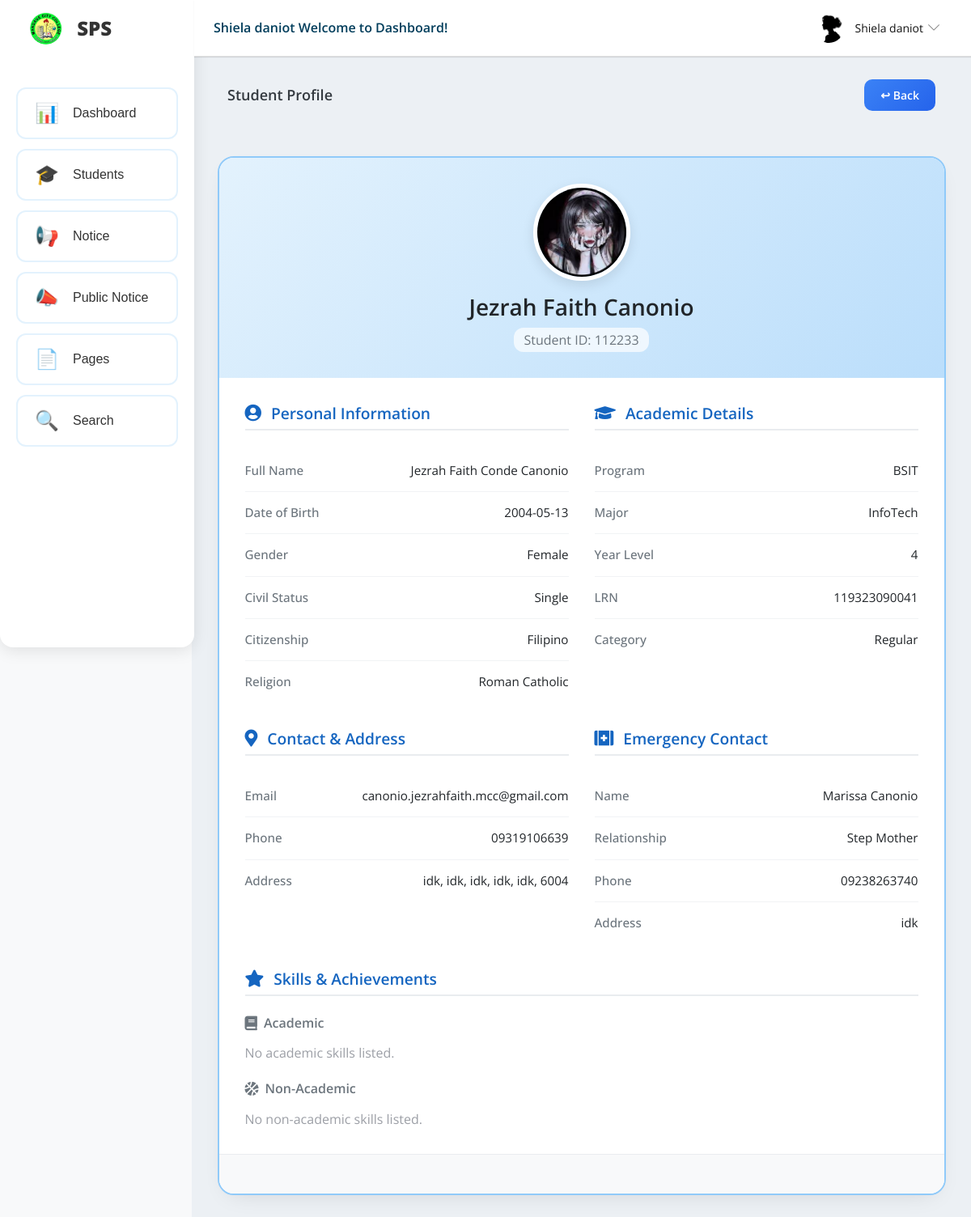
The page /staff/view-student.php?viewid=3 (signed in) on the database as committed earlier.
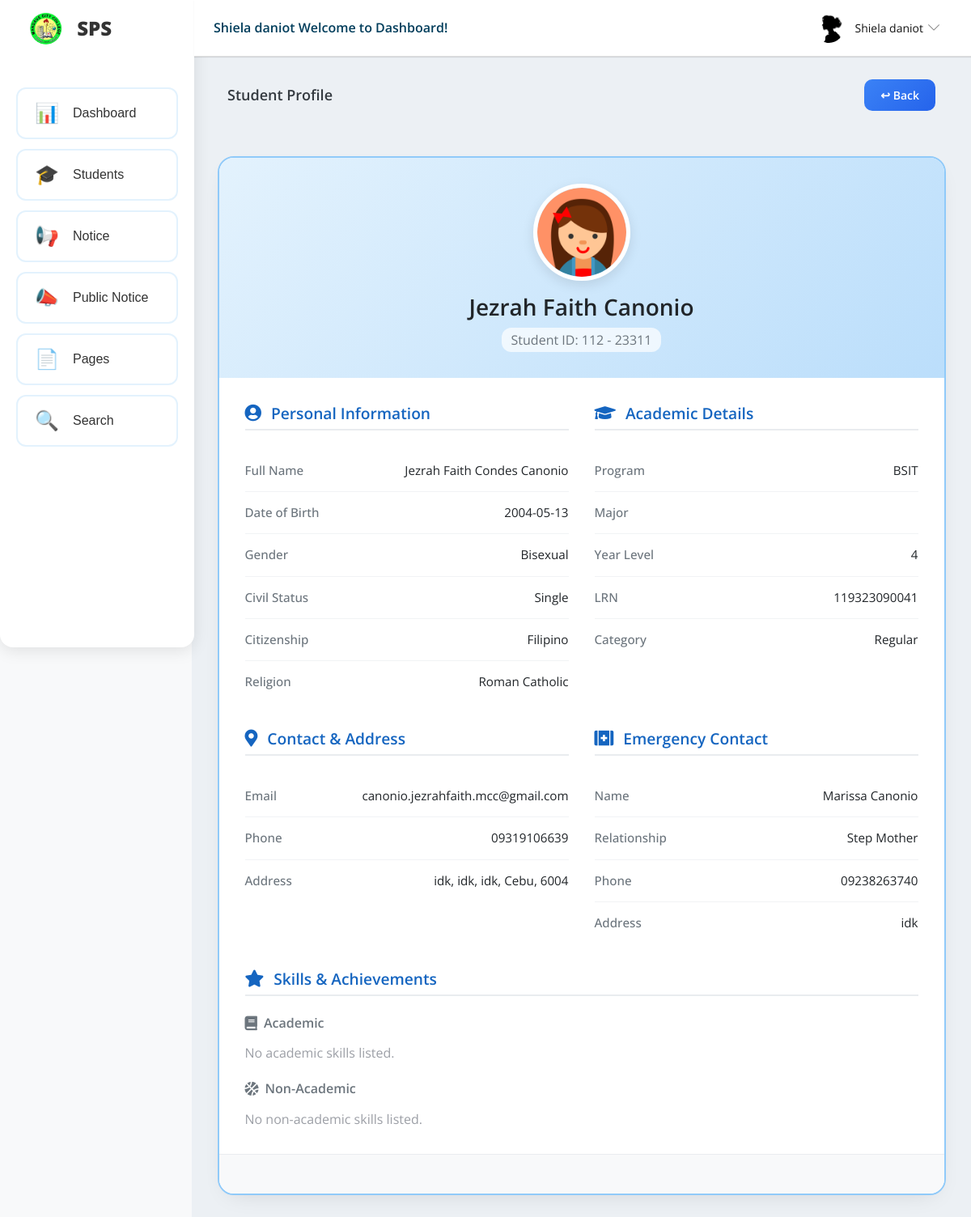
The same page on the database as committed later.
### tables this page shows
CREATE TABLE `tblstudent` (
  `ID` int(11) NOT NULL,
  `StuID` varchar(50) NOT NULL,
  `FamilyName` varchar(100) NOT NULL,
  `FirstName` varchar(100) NOT NULL,
  `MiddleName` varchar(100) DEFAULT NULL,
  `Program` varchar(100) NOT NULL,
  `Major` varchar(100) DEFAULT NULL,
  `LearnersReferenceNo` varchar(50) DEFAULT NULL,
  `DOB` date NOT NULL,
  `PlaceOfBirth` varchar(255) DEFAULT NULL,
  `Gender` varchar(10) NOT NULL,
  `CivilStatus` varchar(50) DEFAULT NULL,
  `Religion` varchar(100) DEFAULT NULL,
  `Height` varchar(10) DEFAULT NULL,
  `Weight` varchar(10) DEFAULT NULL,
  `Citizenship` varchar(50) DEFAULT NULL,
  `FathersName` varchar(100) DEFAULT NULL,
  `MothersMaidenName` varchar(100) DEFAULT NULL,
  `BuildingHouseNumber` varchar(255) DEFAULT NULL,
  `StreetName` varchar(255) DEFAULT NULL,
  `Barangay` varchar(255) DEFAULT NULL,
  `CityMunicipality` varchar(255) DEFAULT NULL,
  `Province` varchar(255) DEFAULT NULL,
  `PostalCode` varchar(20) DEFAULT NULL,
  `ContactNumber` varchar(15) DEFAULT NULL,
  `EmailAddress` varchar(100) DEFAULT NULL,
  `EmergencyContactPerson` varchar(100) DEFAULT NULL,
  `EmergencyRelationship` varchar(50) DEFAULT NULL,
  `EmergencyContactNumber` varchar(15) DEFAULT NULL,
  `EmergencyAddress` text DEFAULT NULL,
  `Category` set('New Freshman','Continuing/Returnee','Shiftee','Second Degree','Regular','Irregular') NOT NULL,
  `YearLevel` enum('1','2','3','4') DEFAULT NULL,
  `Password` varchar(255) NOT NULL,
  `Image` varchar(255) DEFAULT NULL,
  `Academic` longtext DEFAULT NULL,
  `NonAcademic` longtext DEFAULT NULL,
  `Status` tinyint(1) NOT NULL DEFAULT 1
);

### staff/view-student.php (the view, shortened to what the changed rows need)
<?php
include('includes/dbconnection.php');
$viewid = isset($_GET['viewid']) ? trim($_GET['viewid']) : '';
?>
<!DOCTYPE html>
<html lang="en">
<head>
  <link rel="stylesheet" href="vendors/simple-line-icons/css/simple-line-icons.css">
  <link rel="stylesheet" href="vendors/flag-icon-css/css/flag-icon.min.css">
  <link rel="stylesheet" href="vendors/css/vendor.bundle.base.css">
  <link rel="stylesheet" href="./css/style.css">
  <link rel="stylesheet" href="https://cdnjs.cloudflare.com/ajax/libs/font-awesome/5.15.4/css/all.min.css">
  <link rel="stylesheet" href="./css/style(v2).css">
  <link rel="stylesheet" href="./css/responsive.css">
</head>
<body>
  <div class="container-scroller">
    <?php include_once('includes/header.php'); ?>
    <div class="container-fluid page-body-wrapper">
      <div class="main-panel">
        <div class="content-wrapper">
          <div class="row justify-content-center">
            <div class="col-12">
              <?php
              if (ctype_digit($viewid)) {
                $sql = "SELECT StuID, FamilyName, FirstName, MiddleName, Program, Major, LearnersReferenceNo, DOB, PlaceOfBirth, Gender, CivilStatus, Religion, Height, Weight, Citizenship, FathersName, MothersMaidenName, BuildingHouseNumber, StreetName, Barangay, CityMunicipality, Province, PostalCode, ContactNumber, EmailAddress, EmergencyContactPerson, EmergencyRelationship, EmergencyContactNumber, EmergencyAddress, Category, YearLevel, Image, Academic, NonAcademic FROM tblstudent WHERE ID = :viewid LIMIT 1";
                $query = $dbh->prepare($sql);
                $query->bindValue(':viewid', (int) $viewid, PDO::PARAM_INT);
              }
              $query->execute();
              $row = $query->fetch(PDO::FETCH_OBJ);
              if ($row) { ?>
                <div class="profile-card">
                  <div class="profile-header">
                    <?php
                    if (!empty($row->Image)) {
                        echo '<img src="../admin/images/' . htmlentities($row->Image) . '" alt="Profile Picture" class="profile-avatar">';
                    }
                    ?>
                    <h1 class="profile-name"><?php echo htmlentities($row->FirstName . " " . $row->FamilyName); ?></h1>
                    <div class="profile-id">Student ID: <?php echo htmlentities($row->StuID); ?></div>
                  </div>
                  <div class="profile-body">
                    <div class="profile-section">
                      <h5 class="profile-section-title"><i class="fas fa-user-circle"></i>Personal Information</h5>
                      <ul class="profile-info-list">
                        <li><span class="info-label">Full Name</span> <span
                            class="info-value"><?php echo htmlentities(trim($row->FirstName . ' ' . $row->MiddleName . ' ' . $row->FamilyName)); ?></span>
                        </li>
                        <li><span class="info-label">Date of Birth</span> <span
                            class="info-value"><?php echo htmlentities($row->DOB); ?></span></li>
                        <li><span class="info-label">Gender</span> <span
                            class="info-value"><?php echo htmlentities($row->Gender); ?></span></li>
                        <li><span class="info-label">Civil Status</span> <span
                            class="info-value"><?php echo htmlentities($row->CivilStatus); ?></span></li>
                        <li><span class="info-label">Citizenship</span> <span
                            class="info-value"><?php echo htmlentities($row->Citizenship); ?></span></li>
                        <li><span class="info-label">Religion</span> <span
                            class="info-value"><?php echo htmlentities($row->Religion); ?></span></li>
                      </ul>
                    </div>
                    <div class="profile-section">
                      <h5 class="profile-section-title"><i class="fas fa-graduation-cap"></i>Academic Details</h5>
                      <ul class="profile-info-list">
                        <li><span class="info-label">Program</span> <span
                            class="info-value"><?php echo htmlentities($row->Program); ?></span></li>
                        <li><span class="info-label">Major</span> <span
                            class="info-value"><?php echo htmlentities($row->Major); ?></span></li>
                        <li><span class="info-label">Year Level</span> <span
                            class="info-value"><?php echo htmlentities($row->YearLevel); ?></span></li>
                        <li><span class="info-label">LRN</span> <span
                            class="info-value"><?php echo htmlentities($row->LearnersReferenceNo); ?></span></li>
                        <li><span class="info-label">Category</span> <span
                            class="info-value"><?php echo htmlentities($row->Category); ?></span></li>
                      </ul>
                    </div>
                    <div class="profile-section">
                      <h5 class="profile-section-title"><i class="fas fa-map-marker-alt"></i>Contact & Address</h5>
                      <ul class="profile-info-list">
                        <li><span class="info-label">Email</span> <span
                            class="info-value"><?php echo htmlentities($row->EmailAddress); ?></span></li>
                        <li><span class="info-label">Phone</span> <span
                            class="info-value"><?php echo htmlentities($row->ContactNumber); ?></span></li>
                        <li><span class="info-label">Address</span> <span class="info-value">
                            <?php
                            $address = implode(', ', array_filter([
                              $row->BuildingHouseNumber,
                              $row->StreetName,
                              $row->Barangay,
                              $row->CityMunicipality,
                              $row->Province,
                              $row->PostalCode
                            ]));
                            echo htmlentities($address ?: 'N/A');
                            ?>
                          </span></li>
                      </ul>
                    </div>
                    <div class="profile-section">
                      <h5 class="profile-section-title"><i class="fas fa-first-aid"></i>Emergency Contact</h5>
                      <ul class="profile-info-list">
                        <li><span class="info-label">Name</span> <span
                            class="info-value"><?php echo htmlentities($row->EmergencyContactPerson); ?></span></li>
                        <li><span class="info-label">Relationship</span> <span
                            class="info-value"><?php echo htmlentities($row->EmergencyRelationship); ?></span></li>
                        <li><span class="info-label">Phone</span> <span
                            class="info-value"><?php echo htmlentities($row->EmergencyContactNumber); ?></span></li>
                        <li><span class="info-label">Address</span> <span
                            class="info-value"><?php echo htmlentities($row->EmergencyAddress); ?></span></li>
                      </ul>
                    </div>
                    <div class="profile-section" style="grid-column: 1 / -1;">
                      <h5 class="profile-section-title"><i class="fas fa-star"></i>Skills & Achievements</h5>
                      <div class="skills-container">
                        <div class="skill-category">
                          <h6 class="skill-category-title"><i class="fas fa-book"></i>Academic</h6>
                          <div class="skill-tags">
                            <?php
                            $academic_skills = !empty($row->Academic) ? array_map('trim', explode(',', $row->Academic)) : [];
                            if (!empty($academic_skills)) {
                              foreach ($academic_skills as $skill) {
                                echo '<span class="skill-tag">' . htmlentities($skill) . '</span>';
                              }
                            } else {
                              echo '<span class="text-muted">No academic skills listed.</span>';
                            }
                            ?>
                          </div>
                        </div>
                        <div class="skill-category">
                          <h6 class="skill-category-title"><i class="fas fa-basketball-ball"></i>Non-Academic</h6>
                          <div class="skill-tags">
                            <?php
                            $non_academic_skills = !empty($row->NonAcademic) ? array_map('trim', explode(',', $row->NonAcademic)) : [];
                            if (!empty($non_academic_skills)) {
                              foreach ($non_academic_skills as $skill) {
                                echo '<span class="skill-tag">' . htmlentities($skill) . '</span>';
                              }
                            } else {
                              echo '<span class="text-muted">No non-academic skills listed.</span>';
                            }
                            ?>
                          </div>
                        </div>
                      </div>
                    </div>
                  </div>
                  <div class="profile-footer">
                  </div>
                </div>
              <?php } else {
                echo "<div class='alert alert-danger'>Student not found.</div>";
              } ?>
            </div>
          </div>
        </div>
      </div>
    </div>
</body>
</html>

Rows that differ between the two databases and show on the page:
changed tblstudent "Jezrah Faith Canonio": Image: a different picture; StuID "112233" → "112 - 23311"; FirstName+MiddleName+FamilyName "Jezrah Faith Conde Canonio" → "Jezrah Faith Condes Canonio"; Gender "Female" → "Bisexual"; BuildingHouseNumber+StreetName+Barangay "idk, idk, idk, idk, idk, 6004" → "idk, idk, idk, Cebu, 6004"; Major "InfoTech" → (not shown)
